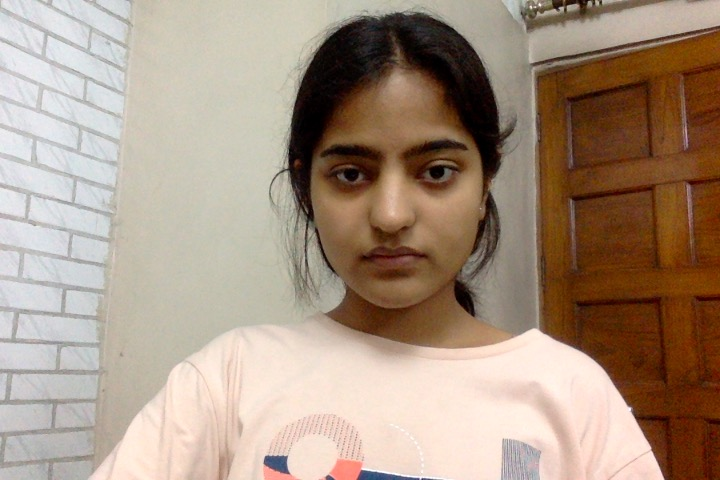
%> input picture photo.jpg, 720 x 480 px
$ octave main.m   (GNU Octave 9; MATLAB toolbox functions it lacks are replaced by stand-ins)
%> lines starting %> are read from the running program, lines starting %| are printed output that depends on the picture; in (x1, y1, x2, y2) boxes, pixels count from 0 and x2, y2 are one past the last pixel; in counts of white or black regions, pixels touching at a corner belong together; the program's own positions count from 1
imgFile = 'photo.jpg';
if exist(imgFile, 'file') ~= 2
    error(['Image file "', imgFile, '" not found.']);
end

img = imread(imgFile);
%> img is the input picture: size 480x720x3 uint8; mean R, G, B 168.1, 147.5, 130
figure, imshow(img);
title('Original Image');

faceDetector = vision.CascadeObjectDetector();
bboxFace = step(faceDetector, img);
%> bboxFace = [284 87 222 222]

if isempty(bboxFace)
    error('No face detected in the image.');
end

imgFace = insertObjectAnnotation(img, 'rectangle', bboxFace, 'Face');
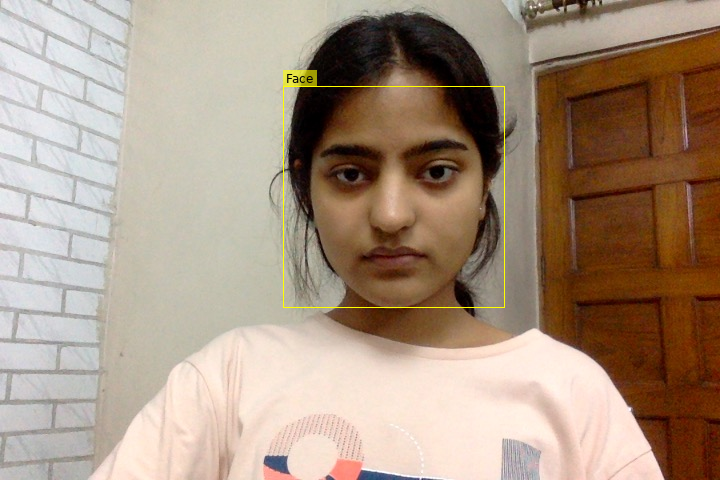
%> imgFace: size 480x720x3 uint8; 0.41% of pixels changed, all inside (x1, y1, x2, y2) = (283, 70, 505, 308)
figure, imshow(imgFace);
title('Detected Face');

faceX = bboxFace(1); faceY = bboxFace(2);
%> after `faceX = bboxFace(1)`: faceX = 284
%> after `faceY = bboxFace(2)`: faceY = 87
faceW = bboxFace(3); faceH = bboxFace(4);
%> after `faceW = bboxFace(3)`: faceW = 222
%> after `faceH = bboxFace(4)`: faceH = 222

eyeDetector = vision.CascadeObjectDetector('EyePairBig');
%> (the run ends here)
